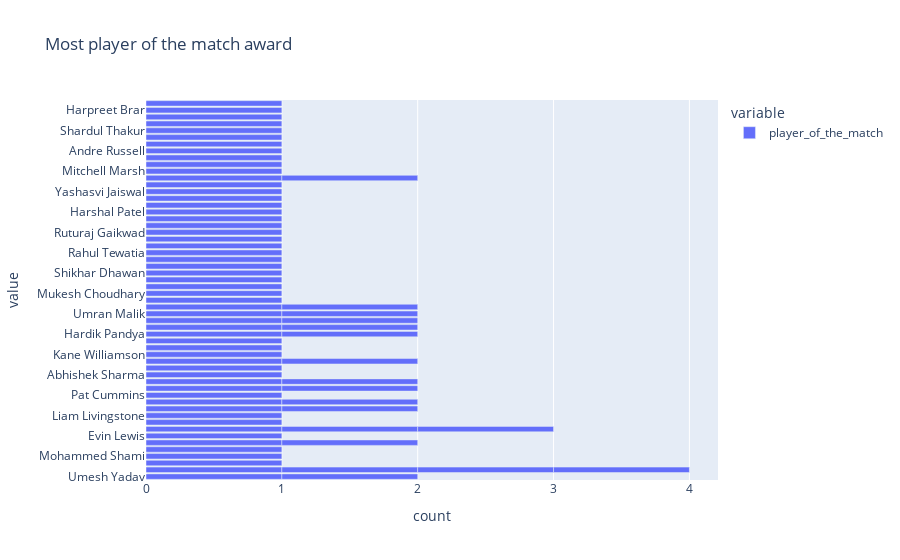

Write notebook code for a chart like this one.
### Markdown cell above
## Players that won Maximum Player of the match awards

### Code cell
figure = px.bar(data,x= ['player_of_the_match'],
                title = "Most player of the match award")
figure.show()

### Figure 1 — Plotly figure (JSON) as saved in the notebook; plotly's stock layout.template omitted (floating-point values rounded to 4 significant figures)
{"data": [{"alignmentgroup": "True", "hovertemplate": "variable=player_of_the_match<br>count=%{x}<br>value=%{y}<extra></extra>", "legendgroup": "player_of_the_match", "marker": {"color": "#636efa", "pattern": {"shape": ""}}, "name": "player_of_the_match", "offsetgroup": "player_of_the_match", "orientation": "h", "showlegend": true, "textposition": "auto", "type": "bar", "x": [1, 1, 1, 1, 1, 1, 1, 1, 1, 1, 1, 1, 1, 1, 1, 1, 1, 1, 1, 1, 1, 1, 1, 1, 1, 1, 1, 1, 1, 1, 1, 1, 1, 1, 1, 1, 1, 1, 1, 1, 1, 1, 1, 1, 1, 1, 1, 1, 1, 1, 1, 1, 1, 1, 1, 1, 1, 1, 1, 1, 1, 1, 1, 1, 1, 1, 1, 1, 1, 1, 1, 1, 1, 1], "xaxis": "x", "y": ["Umesh Yadav", "Kuldeep Yadav", "Odean Smith", "Mohammed Shami", "Sanju Samson", "Wanindu Hasaranga", "Evin Lewis", "Umesh Yadav", "Jos Buttler", "Lockie Ferguson", "Liam Livingstone", "Avesh Khan", "Dinesh Karthik", "Pat Cummins", "Quinton de Kock", "Shubman Gill", "Abhishek Sharma", "Anuj Rawat", "Kuldeep Yadav", "Yuzvendra Chahal", "Kane Williamson", "Shivam Dube", "Mayank Agarwal", "Hardik Pandya", "Rahul Tripathi", "K L Rahul", "Dinesh Karthik", "Umran Malik", "David Miller", "Yuzvendra Chahal", "Faf du Plessis", "Kuldeep Yadav", "Mukesh Choudhary", "Jos Buttler", "Rashid Khan", "Marco Jansen", "K L Rahul", "Shikhar Dhawan", "Riyan Parag", "Umran Malik", "Kuldeep Yadav", "Krunal Pandya", "Rahul Tewatia", "Suruakumar Yadav", "Mohsin Khan", "Ruturaj Gaikwad", "Rinku Singh", "Kagiso Rabada", "Harshal Patel", "David Warner", "Tim David", "Yashasvi Jaiswal", "Avesh Khan", "Wanindu Hasaranga", "Devon Conway", "Jasprit Bumrah", "Shubman Gill", "Mitchell Marsh", "Daniel Sams", "Jonny Bairstow", "Andre Russell", "W. Saha", "Trent Boult", "Shardul Thakur", "Rahul Tripathi", "Quinton de Kock", "Virat Kohli", "R Aswin", "Jasprit Bumrah", "Harpreet Brar", "David Miller", "Rajat Patidar", "Jos Buttler", "Hardik Pandya"], "yaxis": "y"}], "layout": {"autosize": true, "barmode": "relative", "legend": {"title": {"text": "variable"}, "tracegroupgap": 0}, "title": {"text": "Most player of the match award"}, "xaxis": {"anchor": "y", "autorange": true, "domain": [0, 1], "range": [0, 4.211], "title": {"text": "count"}, "type": "linear"}, "yaxis": {"anchor": "x", "autorange": true, "domain": [0, 1], "range": [-0.5, 55.5], "title": {"text": "value"}, "type": "category"}}}
